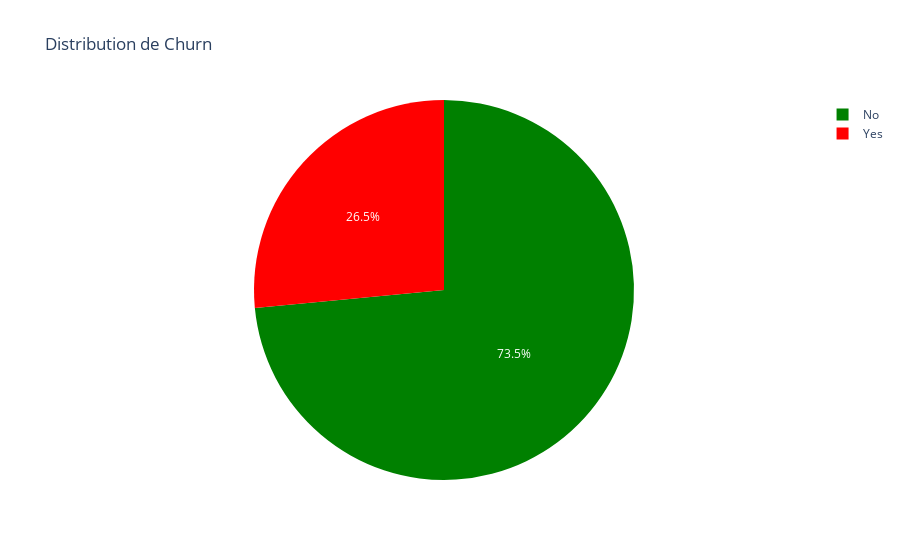

The code cell stored with this chart in its notebook:
### Markdown cell above
# Explore Target variable

### Code cell
target_instance = data["Churn"].value_counts().to_frame()
target_instance = target_instance.reset_index()
target_instance = target_instance.rename(columns={'index': 'Category'})
fig = px.pie(target_instance, values='Churn', names='Category', color_discrete_sequence=["green", "red"],
             title='Distribution de Churn')
fig.show()

### Figure 1 — Plotly figure (JSON) as saved in the notebook; plotly's stock layout.template omitted (floating-point values rounded to 4 significant figures)
{"data": [{"domain": {"x": [0, 1], "y": [0, 1]}, "hovertemplate": "Category=%{label}<br>Churn=%{value}<extra></extra>", "labels": ["No", "Yes"], "legendgroup": "", "name": "", "showlegend": true, "type": "pie", "values": [4399, 1587]}], "layout": {"legend": {"tracegroupgap": 0}, "piecolorway": ["green", "red"], "title": {"text": "Distribution de Churn"}}}
